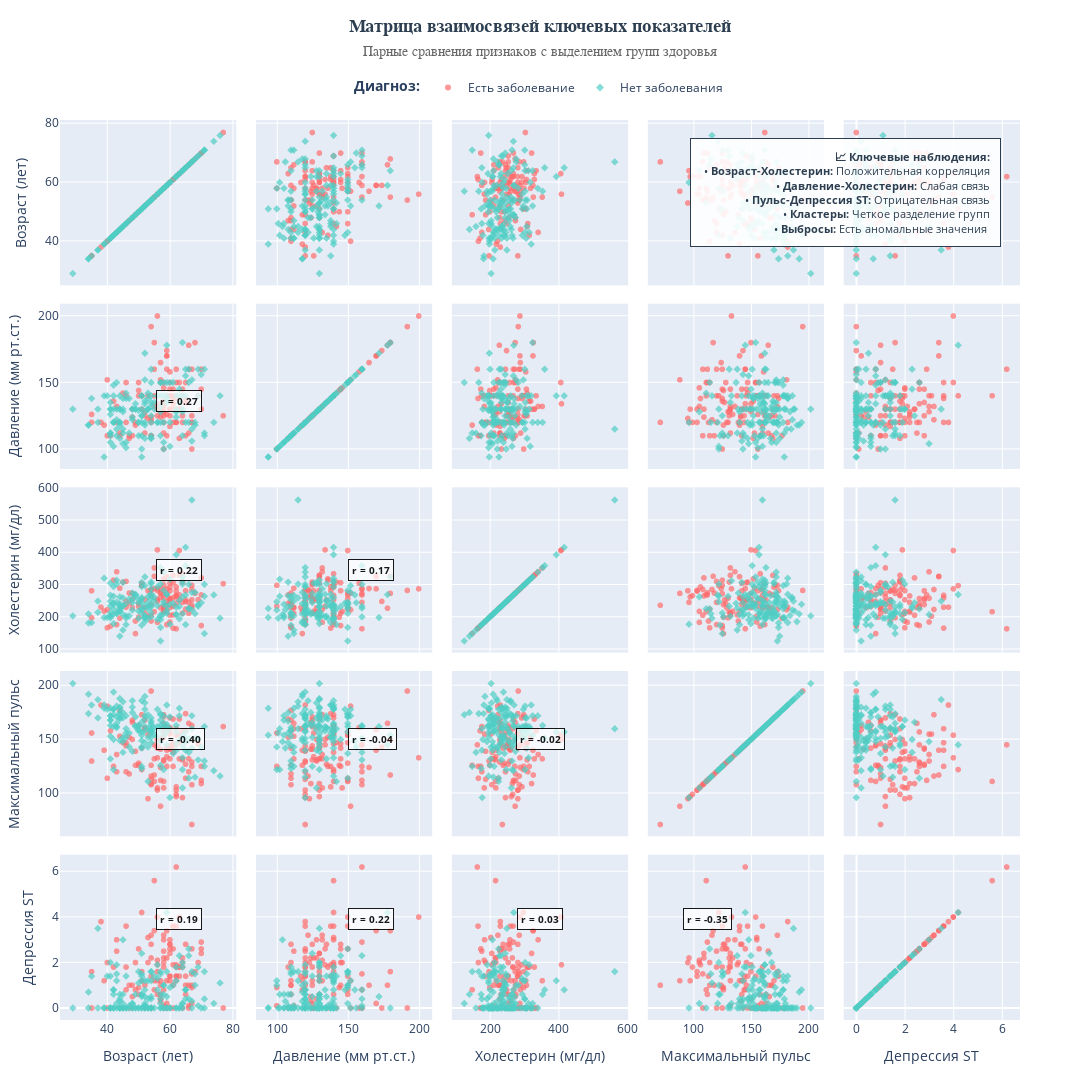
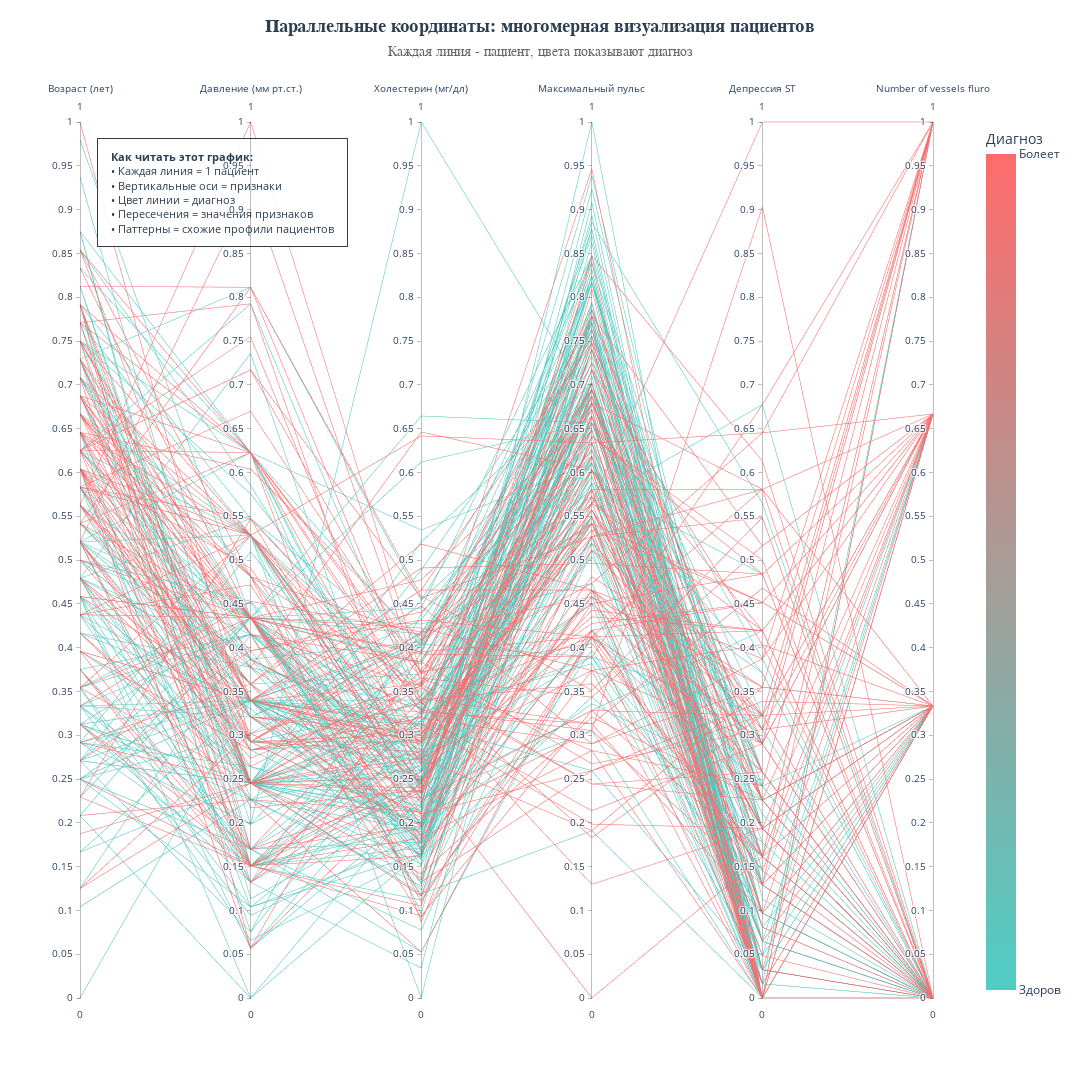

Notebook code cell kept with these figures, in order:
### Code cell
import numpy as np
import pandas as pd
import plotly.graph_objects as go
import plotly.express as px
from plotly.subplots import make_subplots

# Загружаем исходные данные
heart_df_original = pd.read_csv("/home/zorinep/big_data_magistracy/vizualize/heart.csv")

# Преобразуем для читаемости
heart_df_original["Sex_str"] = heart_df_original["Sex"].map({1: "Мужской", 0: "Женский"})
heart_df_original["Диагноз"] = heart_df_original["Heart Disease"].map({"Presence": "Есть заболевание", "Absence": "Нет заболевания"})

# ==================== КАРТОЧКА 6: SCATTERPLOT MATRIX ====================
print("Создаем Карточку 6: Scatterplot Matrix...")

# Выбираем 4 ключевых числовых признака для матрицы
selected_features = ['Age', 'BP', 'Cholesterol', 'Max HR', 'ST depression']
russian_names = {
    'Age': 'Возраст (лет)',
    'BP': 'Давление (мм рт.ст.)',
    'Cholesterol': 'Холестерин (мг/дл)',
    'Max HR': 'Максимальный пульс',
    'ST depression': 'Депрессия ST'
}

# Создаем матрицу рассеяния
fig6 = px.scatter_matrix(
    heart_df_original,
    dimensions=selected_features,
    color="Диагноз",
    color_discrete_map={
        "Есть заболевание": "#FF6B6B",
        "Нет заболевания": "#4ECDC4"
    },
    title="<b>Матрица взаимосвязей ключевых показателей</b><br><span style='font-size:14px; color:#666'>Парные сравнения признаков с выделением групп здоровья</span>",
    labels=russian_names,
    opacity=0.7,
    symbol="Диагноз"
)

# Обновляем layout для квадратного формата
fig6.update_layout(
    title=dict(
        font=dict(size=18, family='Arial', color='#2c3e50'),
        x=0.5,
        y=0.97
    ),
    width=1080,
    height=1080,
    margin=dict(l=60, r=60, t=120, b=60),
    showlegend=True,
    legend=dict(
        title="<b>Диагноз:</b>",
        orientation="h",
        yanchor="bottom",
        y=1.02,
        xanchor="center",
        x=0.5,
        font=dict(size=12)
    )
)

# Улучшаем отображение диагональных графиков (гистограммы)
for i in range(len(selected_features)):
    # Получаем данные для гистограммы
    fig6.update_traces(
        diagonal_visible=True,
        showupperhalf=False,  # Показываем только нижний треугольник для читаемости
        marker=dict(
            size=6,
            line=dict(width=0.5, color='white'),
            opacity=0.7
        ),
        selector=dict(type='splom', dimensions=selected_features)
    )

# Добавляем корреляции в каждую ячейку
correlations = heart_df_original[selected_features].corr()

# Функция для добавления текста корреляции
for i in range(len(selected_features)):
    for j in range(len(selected_features)):
        if i > j:  # Только нижний треугольник
            corr_value = correlations.iloc[i, j]
            # Позиционируем текст в центре каждого subplot
            x_pos = (j + 0.5) / len(selected_features)
            y_pos = 1 - (i + 0.5) / len(selected_features)
            
            fig6.add_annotation(
                x=x_pos,
                y=y_pos,
                xref="paper",
                yref="paper",
                text=f"r = {corr_value:.2f}",
                showarrow=False,
                font=dict(size=10, color="black", weight="bold"),
                bgcolor="rgba(255, 255, 255, 0.8)",
                bordercolor="black",
                borderwidth=1,
                borderpad=3,
                opacity=0.9
            )

# Добавляем инсайты в правый верхний угол
insights_text = '''
<b>📈 Ключевые наблюдения:</b><br>
• <b>Возраст-Холестерин:</b> Положительная корреляция<br>
• <b>Давление-Холестерин:</b> Слабая связь<br>
• <b>Пульс-Депрессия ST:</b> Отрицательная связь<br>
• <b>Кластеры:</b> Четкое разделение групп<br>
• <b>Выбросы:</b> Есть аномальные значения
'''

fig6.add_annotation(
    x=0.98, y=0.98,
    xref="paper", yref="paper",
    text=insights_text,
    showarrow=False,
    align="right",
    font=dict(size=11, color="#2c3e50"),
    bgcolor="rgba(255, 255, 255, 0.9)",
    bordercolor="#2c3e50",
    borderwidth=1,
    borderpad=10
)

fig6.show()
fig6.write_image("card6_scatter_matrix.png", width=1080, height=1080)

# ==================== БОНУС: ВАРИАНТ 7 - ПАРАЛЛЕЛЬНЫЕ КООРДИНАТЫ ====================
print("\nБонус: Создаем Карточку 7: Parallel Coordinates...")

# Создаем датафрейм с нормализованными значениями для параллельных координат
features_for_parallel = ['Age', 'BP', 'Cholesterol', 'Max HR', 'ST depression', 'Number of vessels fluro']

# Нормализуем значения
df_normalized = heart_df_original.copy()
for feature in features_for_parallel:
    if feature in df_normalized.columns:
        min_val = df_normalized[feature].min()
        max_val = df_normalized[feature].max()
        df_normalized[feature] = (df_normalized[feature] - min_val) / (max_val - min_val)

# Создаем график параллельных координат
fig7 = go.Figure(data=
    go.Parcoords(
        line=dict(
            color=df_normalized['Диагноз'].map({"Есть заболевание": 1, "Нет заболевания": 0}),
            colorscale=[[0, '#4ECDC4'], [1, '#FF6B6B']],
            showscale=True,
            cmin=0,
            cmax=1,
            colorbar=dict(
                title="Диагноз",
                tickvals=[0, 1],
                ticktext=["Здоров", "Болеет"],
                x=1.05
            )
        ),
        dimensions=[dict(
            label=russian_names.get(feature, feature),
            values=df_normalized[feature],
            range=[0, 1]
        ) for feature in features_for_parallel]
    )
)

fig7.update_layout(
    title=dict(
        text='<b>Параллельные координаты: многомерная визуализация пациентов</b><br><span style="font-size:14px; color:#666">Каждая линия - пациент, цвета показывают диагноз</span>',
        font=dict(size=18, family='Arial', color='#2c3e50'),
        x=0.5,
        y=0.97
    ),
    width=1080,
    height=1080,
    margin=dict(l=80, r=120, t=120, b=80)
)

# Добавляем объяснение
explanation_text = '''
<b>Как читать этот график:</b><br>
• Каждая линия = 1 пациент<br>
• Вертикальные оси = признаки<br>
• Цвет линии = диагноз<br>
• Пересечения = значения признаков<br>
• Паттерны = схожие профили пациентов
'''

fig7.add_annotation(
    x=0.02, y=0.98,
    xref="paper", yref="paper",
    text=explanation_text,
    showarrow=False,
    align="left",
    font=dict(size=11, color="#2c3e50"),
    bgcolor="rgba(255, 255, 255, 0.9)",
    bordercolor="#2c3e50",
    borderwidth=1,
    borderpad=10
)

fig7.show()
fig7.write_image("card7_parallel_coords.png", width=1080, height=1080)

print("\n" + "="*60)
print("✅ ДОПОЛНИТЕЛЬНЫЕ КАРТОЧКИ СОЗДАНЫ!")
print("="*60)
print("\n📊 Новые файлы (1080x1080 px):")
print("1. card6_scatter_matrix.png - Матрица рассеяния")
print("2. card7_parallel_coords.png - Параллельные координаты (бонус)")
print("\n🎯 Теперь у вас есть 7 разных видов графиков:")
print("   1. Bar Chart (горизонтальный)")
print("   2. Grouped Bar Chart")
print("   3. Heatmap")
print("   4. Donut Chart")
print("   5. Radar Chart")
print("   6. Scatterplot Matrix")
print("   7. Parallel Coordinates (бонус)")
print("\n💡 Все карточки можно использовать как инфографику для соцсетей, презентаций или отчетов!")

### Figure 1 — Plotly figure (JSON) as saved in the notebook; plotly's stock layout.template omitted (floating-point values rounded to 4 significant figures; data arrays with more than 128 entries replaced by an {"elided": "..."} marker saying what was removed)
{"data": [{"dimensions": [{"axis": {"matches": true}, "label": "Возраст (лет)", "values": [70, 57, 56, 59, 60, 63, 61, 46, 53, 67, 58, 57, 59, 50, 48, 61, 59, 40, 59, 49, 44, 66, 65, 42, 61, 59, 62, 51, 57, 58, 47, 61, 45, 58, 35, 58, 50, 61, 54, 54, 52, 47, 58, 67, 57, 63, 48, 60, 59, 55, 60, 46, 56, 56, 49, 54, 57, 62, 60, 63, 66, 64, 56, 64, 50, 54, 53, 52, 40, 58, 55, 66, 38, 62, 58, 65, 69, 67, 62, 51, 46, 67, 56, 41, 56, 70, 70, 35, 77, 58, 60, 51, 55, 64, 59, 58, 54, 65, 63, 62, 43, 61, 39, 52, 62, 43, 68, 62, 60, 65, 60, 60, 54, 44, 55, 64, 60, 58, 48, 67]}, {"axis": {"matches": true}, "label": "Давление (мм рт.ст.)", "values": [130, 124, 130, 110, 140, 150, 134, 140, 140, 120, 112, 128, 170, 144, 130, 140, 160, 152, 126, 118, 110, 160, 150, 136, 138, 174, 120, 130, 150, 136, 108, 120, 142, 146, 120, 150, 150, 130, 124, 110, 125, 110, 100, 120, 165, 130, 124, 150, 140, 180, 158, 120, 200, 130, 120, 122, 152, 120, 117, 108, 112, 120, 125, 145, 140, 192, 123, 112, 110, 132, 140, 178, 120, 150, 128, 138, 140, 100, 138, 140, 150, 125, 134, 110, 132, 160, 145, 126, 125, 125, 125, 140, 160, 125, 170, 128, 110, 135, 130, 130, 132, 145, 118, 128, 160, 120, 180, 140, 130, 110, 140, 145, 120, 112, 132, 140, 130, 120, 110, 160]}, {"axis": {"matches": true}, "label": "Холестерин (мг/дл)", "values": [322, 261, 256, 239, 293, 407, 234, 311, 203, 229, 230, 229, 326, 200, 256, 207, 273, 223, 218, 149, 197, 246, 225, 315, 166, 249, 281, 305, 276, 319, 243, 260, 309, 218, 198, 270, 243, 330, 266, 206, 212, 275, 234, 237, 289, 254, 274, 258, 177, 327, 305, 249, 288, 283, 188, 286, 274, 267, 230, 269, 212, 246, 249, 212, 233, 283, 282, 230, 167, 224, 217, 228, 231, 244, 259, 282, 254, 299, 294, 298, 231, 254, 409, 172, 184, 269, 174, 282, 304, 300, 258, 299, 289, 309, 288, 216, 239, 254, 330, 263, 341, 307, 219, 255, 164, 177, 274, 268, 253, 248, 185, 282, 188, 290, 353, 335, 206, 284, 229, 286]}, {"axis": {"matches": true}, "label": "Максимальный пульс", "values": [109, 141, 142, 142, 170, 154, 145, 120, 155, 129, 165, 150, 140, 126, 150, 138, 125, 181, 134, 126, 177, 120, 114, 125, 125, 143, 103, 142, 112, 152, 152, 140, 147, 105, 130, 111, 128, 169, 109, 108, 168, 118, 156, 71, 124, 147, 166, 157, 162, 117, 161, 144, 133, 103, 139, 116, 88, 99, 160, 169, 132, 96, 144, 132, 163, 195, 95, 160, 114, 173, 111, 165, 182, 154, 130, 174, 146, 125, 106, 122, 147, 163, 150, 158, 105, 112, 125, 156, 162, 171, 141, 173, 145, 131, 159, 131, 126, 127, 132, 97, 136, 146, 140, 161, 145, 120, 150, 160, 144, 158, 155, 142, 113, 153, 132, 158, 132, 160, 168, 108]}, {"axis": {"matches": true}, "label": "Депрессия ST", "values": [2.4, 0.3, 0.6, 1.2, 1.2, 4.0, 2.6, 1.8, 3.1, 2.6, 2.5, 0.4, 3.4, 0.9, 0.0, 1.9, 0.0, 0.0, 2.2, 0.8, 0.0, 0.0, 1.0, 1.8, 3.6, 0.0, 1.4, 1.2, 0.6, 0.0, 0.0, 3.6, 0.0, 2.0, 1.6, 0.8, 2.6, 0.0, 2.2, 0.0, 1.0, 1.0, 0.1, 1.0, 1.0, 1.4, 0.5, 2.6, 0.0, 3.4, 0.0, 0.8, 4.0, 1.6, 2.0, 3.2, 1.2, 1.8, 1.4, 1.8, 0.1, 2.2, 1.2, 2.0, 0.6, 0.0, 2.0, 0.0, 2.0, 3.2, 5.6, 1.0, 3.8, 1.4, 3.0, 1.4, 2.0, 0.9, 1.9, 4.2, 3.6, 0.2, 1.9, 0.0, 2.1, 2.9, 2.6, 0.0, 0.0, 0.0, 2.8, 1.6, 0.8, 1.8, 0.2, 2.2, 2.8, 2.8, 1.8, 1.2, 3.0, 1.0, 1.2, 0.0, 6.2, 2.5, 1.6, 3.6, 1.4, 0.6, 3.0, 2.8, 1.4, 0.0, 1.2, 0.0, 2.4, 1.8, 1.0, 1.5]}], "hovertemplate": "Диагноз=Есть заболевание<br>%{xaxis.title.text}=%{x}<br>%{yaxis.title.text}=%{y}<extra></extra>", "legendgroup": "Есть заболевание", "marker": {"color": "#FF6B6B", "opacity": 0.7, "symbol": "circle"}, "name": "Есть заболевание", "showlegend": true, "type": "splom"}, {"dimensions": [{"axis": {"matches": true}, "label": "Возраст (лет)", "values": {"elided": "150 int values"}}, {"axis": {"matches": true}, "label": "Давление (мм рт.ст.)", "values": {"elided": "150 int values"}}, {"axis": {"matches": true}, "label": "Холестерин (мг/дл)", "values": {"elided": "150 int values"}}, {"axis": {"matches": true}, "label": "Максимальный пульс", "values": {"elided": "150 int values"}}, {"axis": {"matches": true}, "label": "Депрессия ST", "values": {"elided": "150 float values"}}], "hovertemplate": "Диагноз=Нет заболевания<br>%{xaxis.title.text}=%{x}<br>%{yaxis.title.text}=%{y}<extra></extra>", "legendgroup": "Нет заболевания", "marker": {"color": "#4ECDC4", "opacity": 0.7, "symbol": "diamond"}, "name": "Нет заболевания", "showlegend": true, "type": "splom"}], "layout": {"annotations": [{"bgcolor": "rgba(255, 255, 255, 0.8)", "bordercolor": "black", "borderpad": 3, "borderwidth": 1, "font": {"color": "black", "size": 10, "weight": "bold"}, "opacity": 0.9, "showarrow": false, "text": "r = 0.27", "x": 0.1, "xref": "paper", "y": 0.7, "yref": "paper"}, {"bgcolor": "rgba(255, 255, 255, 0.8)", "bordercolor": "black", "borderpad": 3, "borderwidth": 1, "font": {"color": "black", "size": 10, "weight": "bold"}, "opacity": 0.9, "showarrow": false, "text": "r = 0.22", "x": 0.1, "xref": "paper", "y": 0.5, "yref": "paper"}, {"bgcolor": "rgba(255, 255, 255, 0.8)", "bordercolor": "black", "borderpad": 3, "borderwidth": 1, "font": {"color": "black", "size": 10, "weight": "bold"}, "opacity": 0.9, "showarrow": false, "text": "r = 0.17", "x": 0.3, "xref": "paper", "y": 0.5, "yref": "paper"}, {"bgcolor": "rgba(255, 255, 255, 0.8)", "bordercolor": "black", "borderpad": 3, "borderwidth": 1, "font": {"color": "black", "size": 10, "weight": "bold"}, "opacity": 0.9, "showarrow": false, "text": "r = -0.40", "x": 0.1, "xref": "paper", "y": 0.3, "yref": "paper"}, {"bgcolor": "rgba(255, 255, 255, 0.8)", "bordercolor": "black", "borderpad": 3, "borderwidth": 1, "font": {"color": "black", "size": 10, "weight": "bold"}, "opacity": 0.9, "showarrow": false, "text": "r = -0.04", "x": 0.3, "xref": "paper", "y": 0.3, "yref": "paper"}, {"bgcolor": "rgba(255, 255, 255, 0.8)", "bordercolor": "black", "borderpad": 3, "borderwidth": 1, "font": {"color": "black", "size": 10, "weight": "bold"}, "opacity": 0.9, "showarrow": false, "text": "r = -0.02", "x": 0.5, "xref": "paper", "y": 0.3, "yref": "paper"}, {"bgcolor": "rgba(255, 255, 255, 0.8)", "bordercolor": "black", "borderpad": 3, "borderwidth": 1, "font": {"color": "black", "size": 10, "weight": "bold"}, "opacity": 0.9, "showarrow": false, "text": "r = 0.19", "x": 0.1, "xref": "paper", "y": 0.1, "yref": "paper"}, {"bgcolor": "rgba(255, 255, 255, 0.8)", "bordercolor": "black", "borderpad": 3, "borderwidth": 1, "font": {"color": "black", "size": 10, "weight": "bold"}, "opacity": 0.9, "showarrow": false, "text": "r = 0.22", "x": 0.3, "xref": "paper", "y": 0.1, "yref": "paper"}, {"bgcolor": "rgba(255, 255, 255, 0.8)", "bordercolor": "black", "borderpad": 3, "borderwidth": 1, "font": {"color": "black", "size": 10, "weight": "bold"}, "opacity": 0.9, "showarrow": false, "text": "r = 0.03", "x": 0.5, "xref": "paper", "y": 0.1, "yref": "paper"}, {"bgcolor": "rgba(255, 255, 255, 0.8)", "bordercolor": "black", "borderpad": 3, "borderwidth": 1, "font": {"color": "black", "size": 10, "weight": "bold"}, "opacity": 0.9, "showarrow": false, "text": "r = -0.35", "x": 0.7, "xref": "paper", "y": 0.1, "yref": "paper"}, {"align": "right", "bgcolor": "rgba(255, 255, 255, 0.9)", "bordercolor": "#2c3e50", "borderpad": 10, "borderwidth": 1, "font": {"color": "#2c3e50", "size": 11}, "showarrow": false, "text": "\n<b>📈 Ключевые наблюдения:</b><br>\n• <b>Возраст-Холестерин:</b> Положительная корреляция<br>\n• <b>Давление-Холестерин:</b> Слабая связь<br>\n• <b>Пульс-Депрессия ST:</b> Отрицательная связь<br>\n• <b>Кластеры:</b> Четкое разделение групп<br>\n• <b>Выбросы:</b> Есть аномальные значения\n", "x": 0.98, "xref": "paper", "y": 0.98, "yref": "paper"}], "dragmode": "select", "height": 1080, "legend": {"font": {"size": 12}, "orientation": "h", "title": {"text": "<b>Диагноз:</b>"}, "tracegroupgap": 0, "x": 0.5, "xanchor": "center", "y": 1.02, "yanchor": "bottom"}, "margin": {"b": 60, "l": 60, "r": 60, "t": 120}, "showlegend": true, "title": {"font": {"color": "#2c3e50", "family": "Arial", "size": 18}, "text": "<b>Матрица взаимосвязей ключевых показателей</b><br><span style='font-size:14px; color:#666'>Парные сравнения признаков с выделением групп здоровья</span>", "x": 0.5, "y": 0.97}, "width": 1080}}

### Figure 2 — Plotly figure (JSON) as saved in the notebook; plotly's stock layout.template omitted (floating-point values rounded to 4 significant figures; data arrays with more than 128 entries replaced by an {"elided": "..."} marker saying what was removed)
{"data": [{"dimensions": [{"label": "Возраст (лет)", "range": [0, 1], "values": {"elided": "270 float values"}}, {"label": "Давление (мм рт.ст.)", "range": [0, 1], "values": {"elided": "270 float values"}}, {"label": "Холестерин (мг/дл)", "range": [0, 1], "values": {"elided": "270 float values"}}, {"label": "Максимальный пульс", "range": [0, 1], "values": {"elided": "270 float values"}}, {"label": "Депрессия ST", "range": [0, 1], "values": {"elided": "270 float values"}}, {"label": "Number of vessels fluro", "range": [0, 1], "values": {"elided": "270 float values"}}], "line": {"cmax": 1, "cmin": 0, "color": {"elided": "270 int values"}, "colorbar": {"ticktext": ["Здоров", "Болеет"], "tickvals": [0, 1], "title": {"text": "Диагноз"}, "x": 1.05}, "colorscale": [[0, "#4ECDC4"], [1, "#FF6B6B"]], "showscale": true}, "type": "parcoords"}], "layout": {"annotations": [{"align": "left", "bgcolor": "rgba(255, 255, 255, 0.9)", "bordercolor": "#2c3e50", "borderpad": 10, "borderwidth": 1, "font": {"color": "#2c3e50", "size": 11}, "showarrow": false, "text": "\n<b>Как читать этот график:</b><br>\n• Каждая линия = 1 пациент<br>\n• Вертикальные оси = признаки<br>\n• Цвет линии = диагноз<br>\n• Пересечения = значения признаков<br>\n• Паттерны = схожие профили пациентов\n", "x": 0.02, "xref": "paper", "y": 0.98, "yref": "paper"}], "height": 1080, "margin": {"b": 80, "l": 80, "r": 120, "t": 120}, "title": {"font": {"color": "#2c3e50", "family": "Arial", "size": 18}, "text": "<b>Параллельные координаты: многомерная визуализация пациентов</b><br><span style=\"font-size:14px; color:#666\">Каждая линия - пациент, цвета показывают диагноз</span>", "x": 0.5, "y": 0.97}, "width": 1080}}
